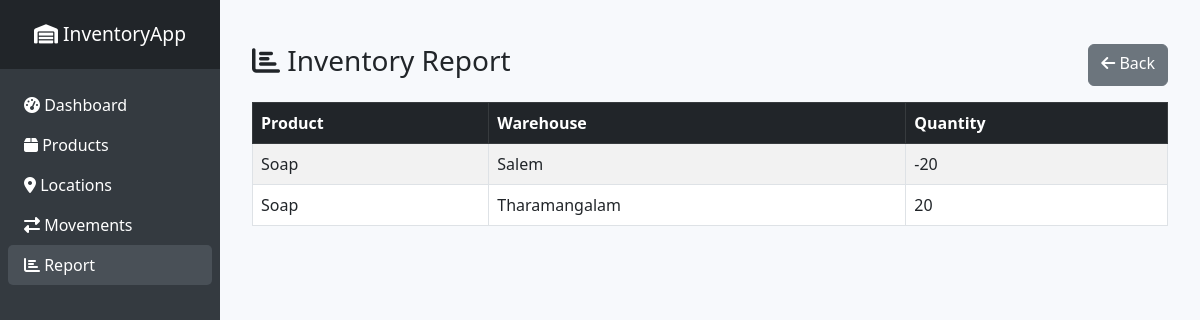
Screenshot of /report with the database file from the repository.
### models.py (models this page shows)
class Product(db.Model):
    id = db.Column(db.Integer, primary_key=True)
    name = db.Column(db.String(150), nullable=False)
    description = db.Column(db.String(500))
    movements = db.relationship('ProductMovement', backref='product', lazy=True)

class Location(db.Model):
    id = db.Column(db.Integer, primary_key=True)
    name = db.Column(db.String(150), nullable=False)

### app.py (the view)
@app.route('/report')
def report():
    report_data = []
    for product in Product.query.all():
        for location in Location.query.all():
            incoming = sum([m.qty for m in product.movements if m.to_location == location.id])
            outgoing = sum([m.qty for m in product.movements if m.from_location == location.id])
            qty = incoming - outgoing
            if qty != 0:
                report_data.append({'product': product.name, 'location': location.name, 'qty': qty})
    return render_template('report.html', report_data=report_data)

### templates/report.html
{% extends "layout.html" %}
{% block content %}
<div class="container mt-4">
    <div class="d-flex justify-content-between mb-3 animate__animated animate__fadeIn">
        <h3><i class="fas fa-chart-bar"></i> Inventory Report</h3>
        <a href="{{ url_for('index') }}" class="btn btn-secondary"><i class="fas fa-arrow-left"></i> Back</a>
    </div>
    <table class="table table-striped table-hover table-bordered animate__animated animate__fadeInUp">
        <thead class="table-dark">
            <tr>
                <th>Product</th>
                <th>Warehouse</th>
                <th>Quantity</th>
            </tr>
        </thead>
        <tbody>
            {% for row in report_data %}
            <tr class="animate__animated animate__fadeInUp animate__delay-{{ loop.index }}s">
                <td>{{ row.product }}</td>
                <td>{{ row.location }}</td>
                <td>{{ row.qty }}</td>
            </tr>
            {% endfor %}
        </tbody>
    </table>
</div>
{% endblock %}

### templates/layout.html (style rules this page uses)
body { min-height: 100vh; background-color: #f7f9fc; display: flex; }
.btn { transition: transform 0.2s; }

### rows the page displays
Product: product "Soap" "Soap"
Location: location "Salem"
Location: location "Tharamangalam"

### other values shown
{{ row.qty }} "-20" "20"
